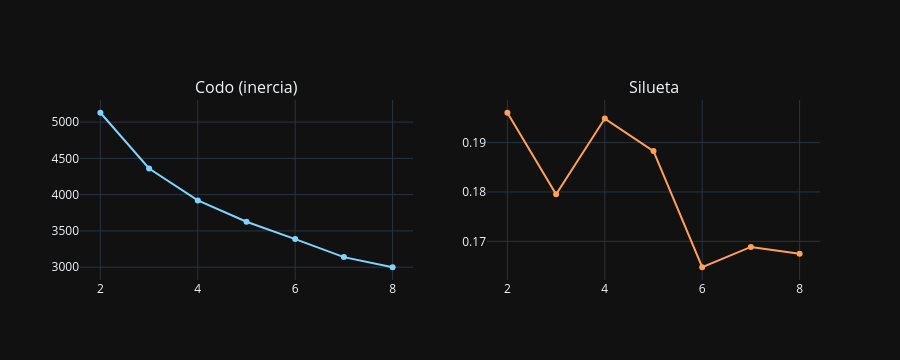

Here is the notebook cell this chart was saved with:
### Markdown cell above
### 🧠 Por qué K-Means y cómo elegir *k*

**K-Means** agrupa minimizando la distancia de cada punto a su centroide. Es rápido e interpretable, ideal como primer mapeo de la estructura.

Como *k* (cantidad de grupos) no se conoce de antemano, lo elegimos con dos criterios:
- **Método del codo (inercia)**: se busca el quiebre donde sumar clusters deja de reducir mucho la inercia.
- **Coeficiente de silueta**: mide cohesión vs. separación; elegimos el *k* que lo maximiza.

**Qué pasó acá**: la silueta eligió **k = 2** (silueta ≈ **0.196**), apenas por encima de k = 4 (0.195) y del resto (todos entre 0.16 y 0.20). Es un máximo **débil**: ningún *k* logra grupos realmente compactos y separados, lo que anticipa una estructura solapada más que clusters nítidos. La inercia cae de forma suave (5128.8 → 2999 entre k=2 y k=8) sin codo marcado, reforzando esa lectura.

### Code cell
# 4 · K-Means: elegir k con el codo (inercia) y la silueta
from sklearn.cluster import KMeans
from sklearn.metrics import silhouette_score
ks = list(range(2, 9)); inertias = []; sils = []
for k in ks:
    km = KMeans(n_clusters=k, random_state=SEED, n_init=10).fit(Xp)
    inertias.append(km.inertia_); sils.append(silhouette_score(Xp, km.labels_))
fig = sp.make_subplots(rows=1, cols=2, subplot_titles=('Codo (inercia)', 'Silueta'))
fig.add_trace(go.Scatter(x=ks, y=inertias, mode='lines+markers', line=dict(color=PRIMARY)), row=1, col=1)
fig.add_trace(go.Scatter(x=ks, y=sils, mode='lines+markers', line=dict(color=ACCENT)), row=1, col=2)
fig.update_layout(height=360, showlegend=False, template='plotly_dark'); fig.show()
best_k = ks[int(np.argmax(sils))]
print('k elegido por silueta:', best_k)
km = KMeans(n_clusters=best_k, random_state=SEED, n_init=10).fit(Xp)
df['cluster'] = km.labels_

### Figure 1 — Plotly figure (JSON) as saved in the notebook; plotly's stock layout.template omitted (floating-point values rounded to 4 significant figures)
{"data": [{"line": {"color": "#7fd4ff"}, "mode": "lines+markers", "type": "scatter", "x": [2, 3, 4, 5, 6, 7, 8], "xaxis": "x", "y": [5129.0, 4360.0, 3921.0, 3626.0, 3387.0, 3139.0, 2999.0], "yaxis": "y"}, {"line": {"color": "#ff9f5c"}, "mode": "lines+markers", "type": "scatter", "x": [2, 3, 4, 5, 6, 7, 8], "xaxis": "x2", "y": [0.196, 0.1795, 0.1949, 0.1883, 0.1648, 0.1689, 0.1675], "yaxis": "y2"}], "layout": {"annotations": [{"font": {"size": 16}, "showarrow": false, "text": "Codo (inercia)", "x": 0.225, "xanchor": "center", "xref": "paper", "y": 1.0, "yanchor": "bottom", "yref": "paper"}, {"font": {"size": 16}, "showarrow": false, "text": "Silueta", "x": 0.775, "xanchor": "center", "xref": "paper", "y": 1.0, "yanchor": "bottom", "yref": "paper"}], "height": 360, "showlegend": false, "xaxis": {"anchor": "y", "domain": [0.0, 0.45]}, "xaxis2": {"anchor": "y2", "domain": [0.55, 1.0]}, "yaxis": {"anchor": "x", "domain": [0.0, 1.0]}, "yaxis2": {"anchor": "x2", "domain": [0.0, 1.0]}}}
